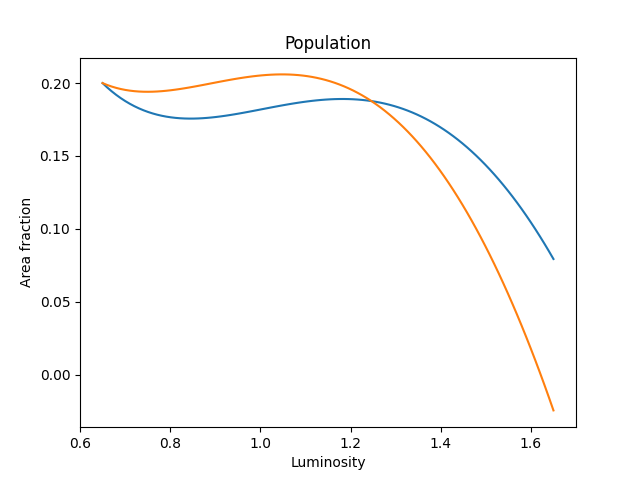

This figure's Python source:
import numpy as np
from scipy.integrate import odeint
import matplotlib.pyplot as plt
from matplotlib.animation import FuncAnimation

death_rate = 0.3
albedo_g = 0.5
albedo_w = 0.75
albedo_b = 0.25
area_w = 0.2
area_b = 0.2
solar_input = 3668
sigma = 5.67032*10**(-8)
R = 0.12                     # temperature insulation

frames = 100
luminosity = np.linspace(0.65, 1.65, frames)

def func(areas, luminosity):
    global area_w
    global area_b

    areas = area_w, area_b

    if area_w <= 0:
        area_w = 0.01
    if area_b <= 0:
        area_b = 0.01

    area_g = 1 - area_w - area_b
    albedo = area_w*albedo_w + area_b*albedo_b + area_g*albedo_g

    temp = (luminosity * solar_input / 4 / sigma * (1-albedo))**(1/4)
    temp_w = (R * luminosity * solar_input / 4 / sigma * (albedo-albedo_w) + temp**4)**(1/4)
    temp_b = (R * luminosity * solar_input / 4 / sigma * (albedo-albedo_b) + temp**4)**(1/4)
    temp_g = (R * luminosity * solar_input / 4 / sigma * (albedo-albedo_g) + temp**4)**(1/4)
    print(temp, temp_w, temp_b)

    birth_rate_w = 1 - 0.003265 * (temp_w - 295.5)**2
    birth_rate_b = 1 - 0.003265 * (temp_b - 295.5)**2

    darea_wdt = area_w * (birth_rate_w * area_g - death_rate)
    darea_bdt = area_b * (birth_rate_b * area_g - death_rate)

    return darea_wdt, darea_bdt

areas = area_w, area_b
sol = odeint(func, areas, luminosity)

plt.plot(luminosity, sol[:,0])
plt.plot(luminosity, sol[:,1])
#plt.plot(luminosity, sol[:,1]+sol[:,0])
#plt.ylim(0, 0.7)
plt.xlabel('Luminosity')
plt.ylabel('Area fraction')
plt.title('Population')
plt.savefig('DWW.png')

print(sol)
